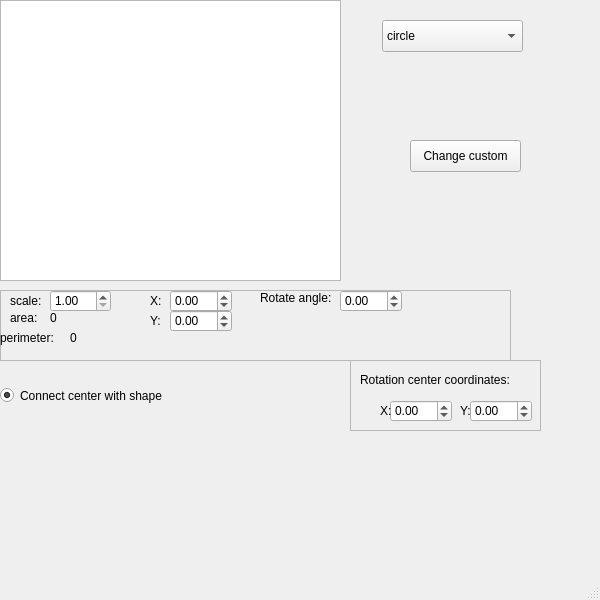
<?xml version="1.0" encoding="UTF-8"?>
<ui version="4.0">
 <class>MainWindow</class>
 <widget class="QMainWindow" name="MainWindow">
  <property name="geometry">
   <rect>
    <x>0</x>
    <y>0</y>
    <width>600</width>
    <height>600</height>
   </rect>
  </property>
  <property name="windowTitle">
   <string>MainWindow</string>
  </property>
  <widget class="QWidget" name="centralwidget">
   <widget class="QGraphicsView" name="graphicsView">
    <property name="geometry">
     <rect>
      <x>0</x>
      <y>0</y>
      <width>341</width>
      <height>281</height>
     </rect>
    </property>
   </widget>
   <widget class="QStackedWidget" name="frames">
    <property name="geometry">
     <rect>
      <x>360</x>
      <y>50</y>
      <width>231</width>
      <height>221</height>
     </rect>
    </property>
    <property name="currentIndex">
     <number>7</number>
    </property>
    <widget class="QWidget" name="circle">
     <widget class="QDoubleSpinBox" name="radiusSpinBox">
      <property name="geometry">
       <rect>
        <x>80</x>
        <y>60</y>
        <width>62</width>
        <height>22</height>
       </rect>
      </property>
      <property name="value">
       <double>50.000000000000000</double>
      </property>
     </widget>
    </widget>
    <widget class="QWidget" name="triangle">
     <widget class="QDoubleSpinBox" name="side1trianglespin">
      <property name="geometry">
       <rect>
        <x>80</x>
        <y>40</y>
        <width>62</width>
        <height>22</height>
       </rect>
      </property>
      <property name="maximum">
       <double>1000.000000000000000</double>
      </property>
      <property name="value">
       <double>50.000000000000000</double>
      </property>
     </widget>
     <widget class="QDoubleSpinBox" name="side2trianglespin">
      <property name="geometry">
       <rect>
        <x>80</x>
        <y>70</y>
        <width>62</width>
        <height>22</height>
       </rect>
      </property>
      <property name="maximum">
       <double>1000.000000000000000</double>
      </property>
      <property name="value">
       <double>50.000000000000000</double>
      </property>
     </widget>
     <widget class="QDoubleSpinBox" name="side3trianglespin">
      <property name="geometry">
       <rect>
        <x>80</x>
        <y>100</y>
        <width>62</width>
        <height>22</height>
       </rect>
      </property>
      <property name="maximum">
       <double>1000.000000000000000</double>
      </property>
      <property name="value">
       <double>50.000000000000000</double>
      </property>
     </widget>
     <widget class="QLabel" name="text_label6">
      <property name="geometry">
       <rect>
        <x>40</x>
        <y>40</y>
        <width>58</width>
        <height>16</height>
       </rect>
      </property>
      <property name="text">
       <string>Side 1:</string>
      </property>
     </widget>
     <widget class="QLabel" name="text_label5">
      <property name="geometry">
       <rect>
        <x>40</x>
        <y>70</y>
        <width>41</width>
        <height>16</height>
       </rect>
      </property>
      <property name="text">
       <string>Side 2:</string>
      </property>
     </widget>
     <widget class="QLabel" name="text_label4">
      <property name="geometry">
       <rect>
        <x>40</x>
        <y>100</y>
        <width>41</width>
        <height>16</height>
       </rect>
      </property>
      <property name="text">
       <string>Side 3:</string>
      </property>
     </widget>
    </widget>
    <widget class="QWidget" name="rectangle">
     <widget class="QDoubleSpinBox" name="widthrectspinbox">
      <property name="geometry">
       <rect>
        <x>70</x>
        <y>80</y>
        <width>62</width>
        <height>22</height>
       </rect>
      </property>
      <property name="minimum">
       <double>0.000000000000000</double>
      </property>
      <property name="maximum">
       <double>1000.000000000000000</double>
      </property>
      <property name="value">
       <double>100.000000000000000</double>
      </property>
     </widget>
     <widget class="QDoubleSpinBox" name="heightrectspinbox">
      <property name="geometry">
       <rect>
        <x>70</x>
        <y>50</y>
        <width>62</width>
        <height>22</height>
       </rect>
      </property>
      <property name="minimum">
       <double>0.000000000000000</double>
      </property>
      <property name="maximum">
       <double>1000.000000000000000</double>
      </property>
      <property name="value">
       <double>50.000000000000000</double>
      </property>
     </widget>
     <widget class="QLabel" name="label_3">
      <property name="geometry">
       <rect>
        <x>20</x>
        <y>50</y>
        <width>51</width>
        <height>16</height>
       </rect>
      </property>
      <property name="text">
       <string>Height:</string>
      </property>
     </widget>
     <widget class="QLabel" name="label_4">
      <property name="geometry">
       <rect>
        <x>20</x>
        <y>80</y>
        <width>41</width>
        <height>16</height>
       </rect>
      </property>
      <property name="text">
       <string>Width:</string>
      </property>
     </widget>
    </widget>
    <widget class="QWidget" name="star">
     <widget class="QLabel" name="label_5">
      <property name="geometry">
       <rect>
        <x>0</x>
        <y>30</y>
        <width>121</width>
        <height>16</height>
       </rect>
      </property>
      <property name="text">
       <string>Number of apexes:</string>
      </property>
     </widget>
     <widget class="QSpinBox" name="apexes_spinbox">
      <property name="geometry">
       <rect>
        <x>140</x>
        <y>30</y>
        <width>42</width>
        <height>22</height>
       </rect>
      </property>
      <property name="minimum">
       <number>5</number>
      </property>
      <property name="maximum">
       <number>20</number>
      </property>
     </widget>
     <widget class="QDoubleSpinBox" name="radius1_spinbox">
      <property name="geometry">
       <rect>
        <x>130</x>
        <y>70</y>
        <width>62</width>
        <height>22</height>
       </rect>
      </property>
      <property name="maximum">
       <double>1000.000000000000000</double>
      </property>
      <property name="value">
       <double>40.000000000000000</double>
      </property>
     </widget>
     <widget class="QDoubleSpinBox" name="radius2_spinbox">
      <property name="geometry">
       <rect>
        <x>130</x>
        <y>100</y>
        <width>62</width>
        <height>22</height>
       </rect>
      </property>
      <property name="maximum">
       <double>1000.000000000000000</double>
      </property>
      <property name="value">
       <double>80.000000000000000</double>
      </property>
     </widget>
     <widget class="QLabel" name="label_6">
      <property name="geometry">
       <rect>
        <x>50</x>
        <y>70</y>
        <width>58</width>
        <height>16</height>
       </rect>
      </property>
      <property name="text">
       <string>Radius1:</string>
      </property>
     </widget>
     <widget class="QLabel" name="label_7">
      <property name="geometry">
       <rect>
        <x>50</x>
        <y>100</y>
        <width>58</width>
        <height>16</height>
       </rect>
      </property>
      <property name="text">
       <string>Radius2:</string>
      </property>
     </widget>
    </widget>
    <widget class="QWidget" name="Right_polygone">
     <widget class="QSpinBox" name="spinboxnumapexes_rp">
      <property name="geometry">
       <rect>
        <x>80</x>
        <y>30</y>
        <width>61</width>
        <height>22</height>
       </rect>
      </property>
      <property name="minimum">
       <number>4</number>
      </property>
      <property name="maximum">
       <number>20</number>
      </property>
     </widget>
     <widget class="QDoubleSpinBox" name="spinboxside_rd">
      <property name="geometry">
       <rect>
        <x>80</x>
        <y>60</y>
        <width>62</width>
        <height>22</height>
       </rect>
      </property>
      <property name="maximum">
       <double>1000.000000000000000</double>
      </property>
      <property name="value">
       <double>50.000000000000000</double>
      </property>
     </widget>
    </widget>
    <widget class="QWidget" name="rhombus">
     <widget class="QDoubleSpinBox" name="spinbox_side_rh">
      <property name="geometry">
       <rect>
        <x>90</x>
        <y>30</y>
        <width>62</width>
        <height>22</height>
       </rect>
      </property>
      <property name="maximum">
       <double>1000.000000000000000</double>
      </property>
      <property name="value">
       <double>100.000000000000000</double>
      </property>
     </widget>
     <widget class="QDoubleSpinBox" name="spinbox_angle_rh">
      <property name="geometry">
       <rect>
        <x>90</x>
        <y>80</y>
        <width>62</width>
        <height>22</height>
       </rect>
      </property>
      <property name="maximum">
       <double>179.000000000000000</double>
      </property>
      <property name="value">
       <double>60.000000000000000</double>
      </property>
     </widget>
     <widget class="QLabel" name="label_8">
      <property name="geometry">
       <rect>
        <x>30</x>
        <y>30</y>
        <width>58</width>
        <height>16</height>
       </rect>
      </property>
      <property name="text">
       <string>Side:</string>
      </property>
     </widget>
     <widget class="QLabel" name="label_9">
      <property name="geometry">
       <rect>
        <x>30</x>
        <y>80</y>
        <width>58</width>
        <height>16</height>
       </rect>
      </property>
      <property name="text">
       <string>Angle:</string>
      </property>
     </widget>
    </widget>
    <widget class="QWidget" name="page">
     <widget class="QLabel" name="label_10">
      <property name="geometry">
       <rect>
        <x>60</x>
        <y>50</y>
        <width>31</width>
        <height>21</height>
       </rect>
      </property>
      <property name="text">
       <string>Side:</string>
      </property>
     </widget>
     <widget class="QDoubleSpinBox" name="doubleSpinBox">
      <property name="geometry">
       <rect>
        <x>100</x>
        <y>50</y>
        <width>62</width>
        <height>22</height>
       </rect>
      </property>
      <property name="maximum">
       <double>1000.000000000000000</double>
      </property>
      <property name="value">
       <double>50.000000000000000</double>
      </property>
     </widget>
    </widget>
    <widget class="QWidget" name="custom">
     <widget class="QPushButton" name="pushButton">
      <property name="geometry">
       <rect>
        <x>50</x>
        <y>90</y>
        <width>111</width>
        <height>32</height>
       </rect>
      </property>
      <property name="text">
       <string>Change custom</string>
      </property>
     </widget>
    </widget>
   </widget>
   <widget class="QComboBox" name="comboBox">
    <property name="geometry">
     <rect>
      <x>382</x>
      <y>20</y>
      <width>141</width>
      <height>32</height>
     </rect>
    </property>
    <item>
     <property name="text">
      <string>circle</string>
     </property>
    </item>
    <item>
     <property name="text">
      <string>triangle</string>
     </property>
    </item>
    <item>
     <property name="text">
      <string>rectangle</string>
     </property>
    </item>
    <item>
     <property name="text">
      <string>Star</string>
     </property>
    </item>
    <item>
     <property name="text">
      <string>Right Polygone</string>
     </property>
    </item>
    <item>
     <property name="text">
      <string>Rhombus</string>
     </property>
    </item>
    <item>
     <property name="text">
      <string>Square</string>
     </property>
    </item>
    <item>
     <property name="text">
      <string>Custom</string>
     </property>
    </item>
   </widget>
   <widget class="QFrame" name="rotate_frame">
    <property name="geometry">
     <rect>
      <x>350</x>
      <y>360</y>
      <width>191</width>
      <height>71</height>
     </rect>
    </property>
    <property name="frameShape">
     <enum>QFrame::StyledPanel</enum>
    </property>
    <property name="frameShadow">
     <enum>QFrame::Raised</enum>
    </property>
    <widget class="QDoubleSpinBox" name="rotationcenteryspinbox">
     <property name="geometry">
      <rect>
       <x>120</x>
       <y>40</y>
       <width>62</width>
       <height>22</height>
      </rect>
     </property>
     <property name="minimum">
      <double>-1000.000000000000000</double>
     </property>
     <property name="maximum">
      <double>1000.000000000000000</double>
     </property>
    </widget>
    <widget class="QLabel" name="label_13">
     <property name="geometry">
      <rect>
       <x>110</x>
       <y>40</y>
       <width>16</width>
       <height>21</height>
      </rect>
     </property>
     <property name="text">
      <string>Y:</string>
     </property>
    </widget>
    <widget class="QDoubleSpinBox" name="rotationcenterxspinbox">
     <property name="geometry">
      <rect>
       <x>40</x>
       <y>40</y>
       <width>62</width>
       <height>22</height>
      </rect>
     </property>
     <property name="minimum">
      <double>-1000.000000000000000</double>
     </property>
     <property name="maximum">
      <double>1000.000000000000000</double>
     </property>
    </widget>
    <widget class="QLabel" name="label_14">
     <property name="geometry">
      <rect>
       <x>30</x>
       <y>40</y>
       <width>16</width>
       <height>21</height>
      </rect>
     </property>
     <property name="text">
      <string>X:</string>
     </property>
    </widget>
    <widget class="QLabel" name="label_12">
     <property name="geometry">
      <rect>
       <x>10</x>
       <y>10</y>
       <width>181</width>
       <height>20</height>
      </rect>
     </property>
     <property name="text">
      <string>Rotation center coordinates:</string>
     </property>
    </widget>
   </widget>
   <widget class="QRadioButton" name="radioButton">
    <property name="geometry">
     <rect>
      <x>0</x>
      <y>380</y>
      <width>181</width>
      <height>31</height>
     </rect>
    </property>
    <property name="text">
     <string>Connect center with shape</string>
    </property>
    <property name="checked">
     <bool>true</bool>
    </property>
   </widget>
   <widget class="QFrame" name="Changeframe">
    <property name="geometry">
     <rect>
      <x>0</x>
      <y>290</y>
      <width>511</width>
      <height>71</height>
     </rect>
    </property>
    <property name="frameShape">
     <enum>QFrame::StyledPanel</enum>
    </property>
    <property name="frameShadow">
     <enum>QFrame::Raised</enum>
    </property>
    <widget class="QDoubleSpinBox" name="cahgexspinbox">
     <property name="geometry">
      <rect>
       <x>170</x>
       <y>0</y>
       <width>62</width>
       <height>22</height>
      </rect>
     </property>
     <property name="minimum">
      <double>-100.000000000000000</double>
     </property>
     <property name="maximum">
      <double>100.000000000000000</double>
     </property>
    </widget>
    <widget class="QLabel" name="label">
     <property name="geometry">
      <rect>
       <x>150</x>
       <y>0</y>
       <width>16</width>
       <height>21</height>
      </rect>
     </property>
     <property name="text">
      <string>X:</string>
     </property>
    </widget>
    <widget class="QLabel" name="label_2">
     <property name="geometry">
      <rect>
       <x>150</x>
       <y>20</y>
       <width>16</width>
       <height>21</height>
      </rect>
     </property>
     <property name="text">
      <string>Y:</string>
     </property>
    </widget>
    <widget class="QDoubleSpinBox" name="changeyspinbox">
     <property name="geometry">
      <rect>
       <x>170</x>
       <y>20</y>
       <width>62</width>
       <height>22</height>
      </rect>
     </property>
     <property name="minimum">
      <double>-100.000000000000000</double>
     </property>
     <property name="maximum">
      <double>100.000000000000000</double>
     </property>
    </widget>
    <widget class="QLabel" name="text_label1">
     <property name="geometry">
      <rect>
       <x>10</x>
       <y>0</y>
       <width>41</width>
       <height>21</height>
      </rect>
     </property>
     <property name="text">
      <string>scale:</string>
     </property>
    </widget>
    <widget class="QDoubleSpinBox" name="scalespinbox">
     <property name="geometry">
      <rect>
       <x>50</x>
       <y>0</y>
       <width>61</width>
       <height>22</height>
      </rect>
     </property>
     <property name="minimum">
      <double>1.000000000000000</double>
     </property>
     <property name="value">
      <double>1.000000000000000</double>
     </property>
    </widget>
    <widget class="QLabel" name="text_label2">
     <property name="geometry">
      <rect>
       <x>10</x>
       <y>20</y>
       <width>41</width>
       <height>16</height>
      </rect>
     </property>
     <property name="text">
      <string>area:</string>
     </property>
    </widget>
    <widget class="QLabel" name="area_label">
     <property name="geometry">
      <rect>
       <x>50</x>
       <y>20</y>
       <width>58</width>
       <height>16</height>
      </rect>
     </property>
     <property name="text">
      <string>0</string>
     </property>
    </widget>
    <widget class="QLabel" name="text_label3">
     <property name="geometry">
      <rect>
       <x>0</x>
       <y>40</y>
       <width>61</width>
       <height>16</height>
      </rect>
     </property>
     <property name="text">
      <string>perimeter:</string>
     </property>
    </widget>
    <widget class="QLabel" name="perimeter_label">
     <property name="geometry">
      <rect>
       <x>70</x>
       <y>40</y>
       <width>58</width>
       <height>16</height>
      </rect>
     </property>
     <property name="text">
      <string>0</string>
     </property>
    </widget>
    <widget class="QLabel" name="label_11">
     <property name="geometry">
      <rect>
       <x>260</x>
       <y>0</y>
       <width>81</width>
       <height>16</height>
      </rect>
     </property>
     <property name="text">
      <string>Rotate angle:</string>
     </property>
    </widget>
    <widget class="QDoubleSpinBox" name="rotationspinbox">
     <property name="geometry">
      <rect>
       <x>340</x>
       <y>0</y>
       <width>62</width>
       <height>22</height>
      </rect>
     </property>
     <property name="minimum">
      <double>-1000.000000000000000</double>
     </property>
     <property name="maximum">
      <double>1000.000000000000000</double>
     </property>
    </widget>
   </widget>
  </widget>
  <widget class="QMenuBar" name="menubar">
   <property name="geometry">
    <rect>
     <x>0</x>
     <y>0</y>
     <width>600</width>
     <height>24</height>
    </rect>
   </property>
  </widget>
  <widget class="QStatusBar" name="statusbar"/>
 </widget>
 <resources/>
 <connections/>
</ui>
